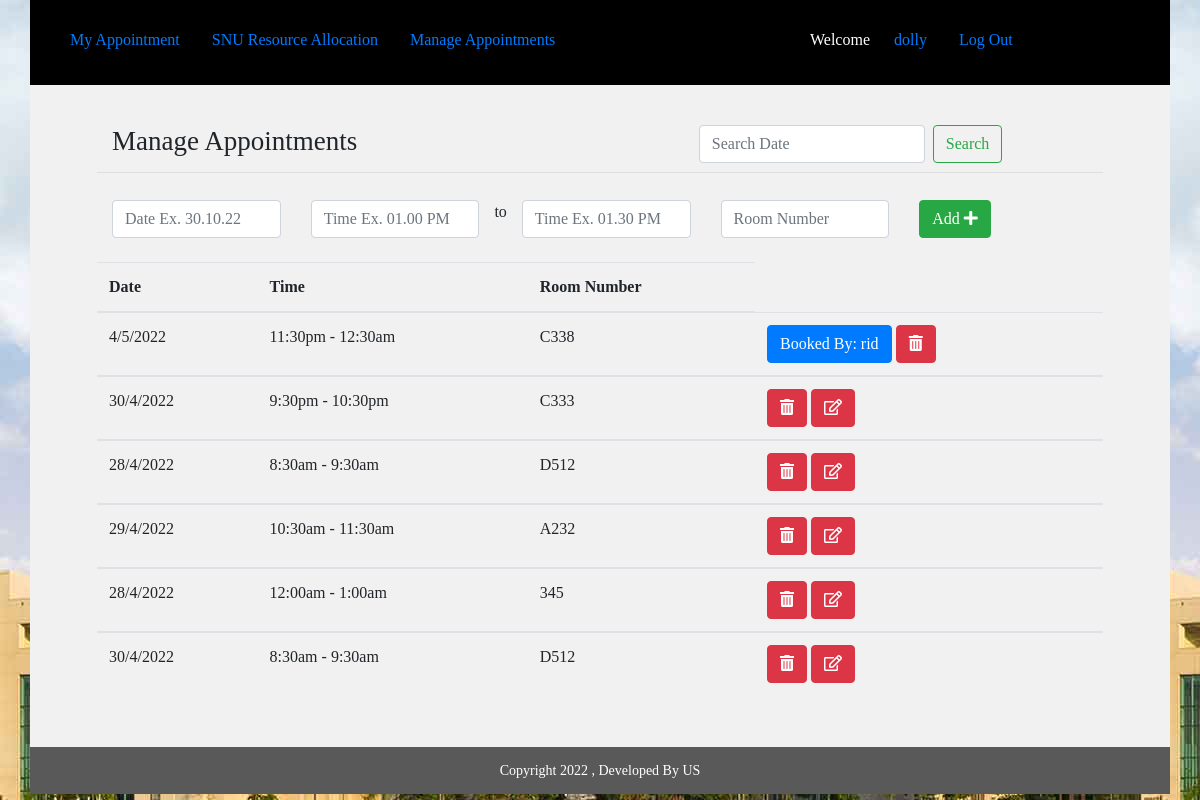
Page /teacher/create_appointment/ (signed in) on the committed database.
### teacher/models.py (models this page shows, shortened)
class Appointment(models.Model):
	user=models.ForeignKey(settings.AUTH_USER_MODEL,blank=True, null=True,on_delete=models.DO_NOTHING)
	date=models.CharField(max_length=50)
	time_start=models.CharField(max_length=50)
	time_end=models.CharField(max_length=50)
	room_number=models.CharField(max_length=50)
	appointment_with=models.CharField(max_length=50,blank=True)
	update_time=models.DateField(auto_now=True, auto_now_add=False)
	frist_time=models.DateField(auto_now=False, auto_now_add=True)

### teacher/views.py (the view, shortened to what this page needs)
# urls.py: path('create_appointment/', views.teacher_appointment_list, name='teacher_appointment_list'),
def teacher_appointment_list(request):
	group_name=Group.objects.all().filter(user = request.user)# get logget user grouped name
	group_name=str(group_name[0]) # convert to string
	if "Teacher" == group_name:
		user_name=request.user.get_username()#Getting Username
		appointment_list = Appointment.objects.all().order_by("-id").filter(user=request.user)
		q=request.GET.get("q") #search start
		if q:
			appointment_list=appointment_list.filter(date__icontains=q)
		else:
			appointment_list = appointment_list #search end
		appointments= {
		    "query": appointment_list,
		    "user_name":user_name,
		    "form":AppointmentForm(),
		}
		form = AppointmentForm(request.POST or None)
		return render(request, 'teacher_create_appointment.html', appointments )
	else:
		return redirect('http://127.0.0.1:8000/')

### teacher/forms.py
class AppointmentForm(forms.ModelForm):
	class Meta:
		model=Appointment
		fields=[
		    "date",
		    "time_start",
		    "time_end",
		    "room_number",
		    "appointment_with"
		]

### templates/teacher_create_appointment.html (shortened to what this page needs)
{% extends 'common_teacher.html' %}
{% block common_teacher %}
   <div class="student">
           <div class="container">
          <div class="row min-height">
              <div class="col-sm-12">
                            <div class="row main_boder">
                                <div class="col-sm-7">
                                     <h3 class="appointmnet_list">Manage Appointments</h3>
                                </div>
                                <div class="col-sm-5">
                                      <form class="form-inline my-2 my-lg-0" method="GET" action="">
                                          <input class="form-control mr-sm-2" type="text" name="q" placeholder="Search Date" placeholder="Search With Name" aria-label="Search">
                                          <button class="btn btn-outline-success my-2 my-sm-0" type="submit" value="Search">Search</button>
                                       </form>
                                </div>
                            </div>
                          <form method="POST" action="">{% csrf_token %}
                               <div class="row" id="datepairExample">
                                  <div class="col">
                                    <input type="text" class="form-control date start"  name="{{form.date.name}}" required id="id_{{form.date.name}}" placeholder="Date Ex. 30.10.22 ">
                                  </div>
                                  <div class="col">
                                    <input type="text" class="form-control time start" name="{{form.time_start.name}}" required id="id_{{form.time_start.name}}" required placeholder="Time Ex. 01.00 PM">
                                  </div> to
                                  <div class="col">
                                    <input type="text" class="form-control time end" name="{{form.time_end.name}}" required id="id_{{form.time_end.name}}" required placeholder="Time Ex. 01.30 PM ">
                                  </div>
                                  <div class="col">
                                    <input type="text" class="form-control" name="{{form.room_number.name}}" required id="id_{{form.room_number.name}}" required placeholder="Room Number">
                                  </div>
                                  <div class="col">
                                    <button type="submit" class="btn btn-success">Add <i class="fas fa-plus"></i></button>
                                  </div>
                                </div>
                             </form>
                             <br>
      </div>
                             <table class="table">
                                       <thead>
                                        <tr>
                                          <th scope="col">Date</th>
                                          <th scope="col">Time</th>
                                          <th scope="col">Room Number</th>
                                        </tr>
                                      </thead>{% for appoint in query %}
                                      {% if appoint.appointment_with != '' %}
                                      <tbody>
                                        <tr>
                                          <td>{{appoint.date}}</td>
                                          <td>{{appoint.time_start}} - {{appoint.time_end}}</td>
                                          <td>{{appoint.room_number}}</td>
                                          <td><button title="Already booked, should be deletable" type="button" class="btn btn-primary">Booked By: {{appoint.appointment_with}}</button>
                                          <a href='{% url "appointment_delete" id=appoint.id %}'><button type="submit" class="btn btn-danger"><i class="fas fa-trash-alt"></i></button></a></td>
                                        </tr>
                                      </tbody>{% endif %}
                                      {% if appoint.appointment_with == '' %}
                                      <tbody>
                                        <tr>
                                          <td>{{appoint.date}}</td>
                                          <td>{{appoint.time_start}} - {{appoint.time_end}}</td>
                                          <td>{{appoint.room_number}}</td>
                                          <td><a href='{% url "appointment_delete" id=appoint.id %}'><button type="submit" class="btn btn-danger"><i class="fas fa-trash-alt"></i></button></a> <a href='{% url "teacher_appointment_update" id=appoint.id %}'><button type="submit" class="btn btn-danger"><i class="far fa-edit"></i></button></a></td>
                                        </tr>
                                      </tbody>{% endif %}
                                      {% endfor %}
                              </table>
              </div>
          </div>
      </div>
      <div class="footer">
           <div class="container">
          <div class="row">
              <div class="col-sm-12">
                             Copyright 2022 , Developed By US
              </div>
          </div>
      </div>
      </div>
{% endblock common_teacher %}

### templates/common_teacher.html
{% extends 'common.html' %}
{% block body %}
   <div class="container ">
   	<div class="row studnet_nav">
   	             <div class="col-sm-8">
						     <ul class="nav nav-pills">
								  <li class="nav-item">
								    <a class="nav-link" href='{% url "teacher_home"%}'>My Appointment</a>
								  </li>
								  <li class="nav-item">
								    <a class="nav-link" href='{% url "logout"%}'>SNU Resource Allocation</a>
								  </li>
								  <li class="nav-item">
								    <a class="nav-link" href='{% url "teacher_appointment_list"%}'>Manage Appointments</a>
								  </li>
							  </ul>
                  </div>
                 <div class="col-sm-4">
					     <ul class="nav nav-pills">
							  <li class="nav-item">
							    <p>Welcome </p>
							  </li>
							  <li class="nav-item">
							    <a class="nav-link" href="#">{{user_name}}</a>
							  </li>
							  <li class="nav-item">
							    <a class="nav-link" href='{% url "logout"%}'>Log Out</a>
							  </li>
						  </ul>
	       		 </div>
	  </div>
    </div>
    {% block common_teacher %}
    {% endblock common_teacher %}
{% endblock %}

### static/css/style.css (style rules this page uses)
.login { height: 723px; background: url(image/background.jpg); }
.row.studnet_nav { background: hsl(0, 0%, 16%); PADDING: 5PX; }
.row.studnet_nav { background: black; color: white; padding: 9px; padding-top: 20px; }
h3.appointmnet_list { padding: 19px 0px 10px 0px; font-weight: normal; font-size: 27px; }
.student .row { background: #f1f1f1; }
body { font-family: cursive;!important }
.footer .row { background: #595959; text-align: center; font-size: 14px; color: white; padding: 13px; }
li.nav-item p { padding: 8px; }
h3.appointmnet_list { padding: 19px 0px 6px 0px; margin-bottom: 27px; font-weight: normal; font-size: 27px; }
.min-height h3.appointmnet_list { padding: 0px 0px 6px 0px; margin-bottom: 9px; font-weight: normal; font-size: 27px; }
.row.min-height { background: #f1f1f1; padding: 20px 67px 36px 67px; }
.row.main_boder { margin-bottom: 27px; border-bottom: 1px solid #00000014; }
.row.min-height { background: #f1f1f1; padding: 40px 67px 36px 67px; min-height: 591px; }
.main_boder { border-bottom: 1px solid #00000014; }

### rows in the picture
Appointment: date "4/5/2022", time_start "11:30pm", time_end "12:30am", room_number "C338", appointment_with "rid"
Appointment: date "30/4/2022", time_start "9:30pm", time_end "10:30pm", room_number "C333"
Appointment: date "28/4/2022", time_start "8:30am", time_end "9:30am", room_number "D512"
Appointment: date "29/4/2022", time_start "10:30am", time_end "11:30am", room_number "A232"
Appointment: date "28/4/2022", time_start "12:00am", time_end "1:00am", room_number "345"
Appointment: date "30/4/2022", time_start "8:30am", time_end "9:30am", room_number "D512"

### other values in the picture
{{ user_name }} "dolly"
